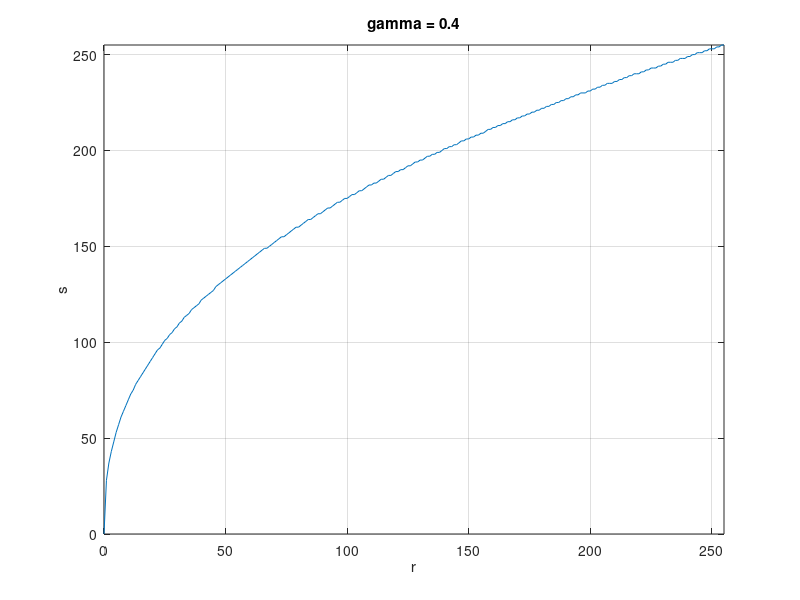
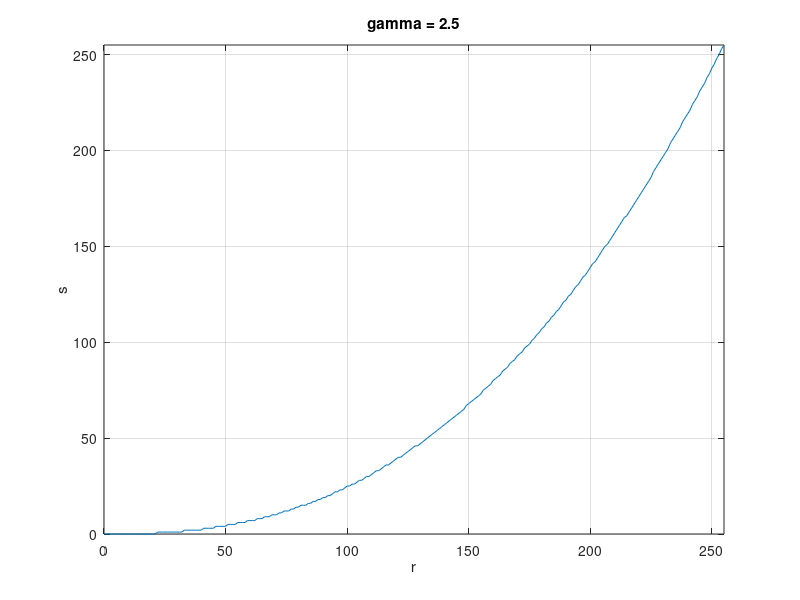

Recreate these plots in MATLAB, in order. (Note: this script raises an error after producing the figures.)
# Assume L = 256 and generate a lookup table that maps input gray-levels to output gray-levels for a power law transform with γ = 0.4 and γ = 2.5
clc; clear; close all;
L = 256;
grayLevelIn = 0 : (L-1);

# γ = 0.4 and 2.5
grayLevelGamma1 = grayLevelIn .^ 0.4;
grayLevelGamma1 = round((L - 1)/max(grayLevelGamma1) * grayLevelGamma1);
grayLevelGamma2 = grayLevelIn .^ 2.5;
grayLevelGamma2 = round((L - 1)/max(grayLevelGamma2) * grayLevelGamma2);

# show plots
figure(1);
plot(grayLevelIn, grayLevelGamma1);
xlabel("r"); ylabel("s"); title("\gamma = 0.4");
axis([0, L-1, 0, L-1]);
grid on;
saveas(gcf, "./output_images/glt_gamma_0.4", "png");

figure(2);
plot(grayLevelIn, grayLevelGamma2);
xlabel("r"); ylabel("s"); title("\gamma = 2.5");
axis([0, L-1, 0, L-1]);
grid on;
saveas(gcf, "./output_images/glt_gamma_2.5", "png");

# Load image
rows = 480; cols = 640;
f = fopen("./cat.raw", 'r');
image = fread(f, rows*cols, "uint8=>uint8");
image = reshape(image, cols, rows);
image = image';
figure(3);
imshow(image);
imwrite(image, "./output_images/cat_original.png");

imageGamma1 = grayLevelGamma1(image + 1); # +1是因为Matlab从1开始计数
figure(4);
imshow(uint8(imageGamma1));
imwrite(uint8(imageGamma1), "./output_images/cat_gamma_0.4.png");

imageGamma2 = grayLevelGamma2(image + 1);
figure(5);
imshow(uint8(imageGamma2));
imwrite(uint8(imageGamma2), "./output_images/cat_gamma_2.5.png");

waitforbuttonpress; # 等待按键
close all;